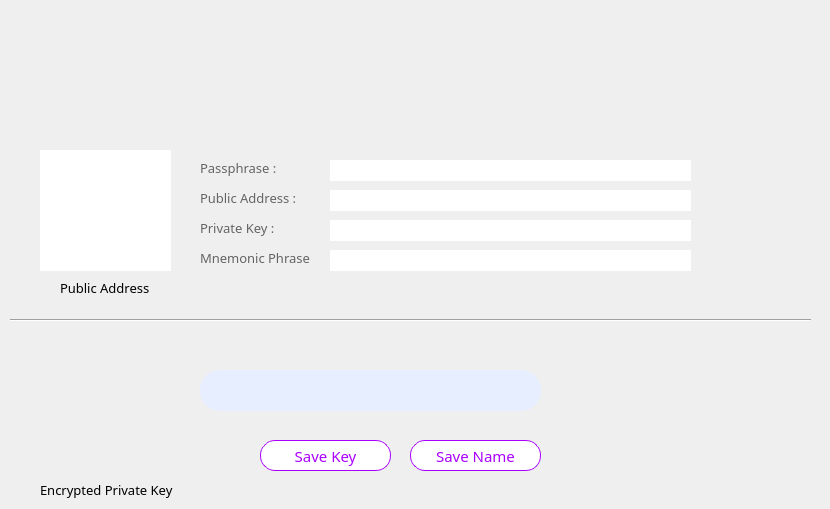
     <widget class="QWidget" name="page_7">
      <widget class="QLabel" name="label_9">
       <property name="geometry">
        <rect>
         <x>0</x>
         <y>20</y>
         <width>821</width>
         <height>101</height>
        </rect>
       </property>
       <property name="text">
        <string/>
       </property>
       <property name="pixmap">
        <pixmap>pic/warningSave.PNG</pixmap>
       </property>
       <property name="scaledContents">
        <bool>true</bool>
       </property>
      </widget>
      <widget class="QPushButton" name="pushButton_39">
       <property name="geometry">
        <rect>
         <x>700</x>
         <y>190</y>
         <width>41</width>
         <height>31</height>
        </rect>
       </property>
       <property name="cursor">
        <cursorShape>PointingHandCursor</cursorShape>
       </property>
       <property name="focusPolicy">
        <enum>Qt::NoFocus</enum>
       </property>
       <property name="autoFillBackground">
        <bool>false</bool>
       </property>
       <property name="styleSheet">
        <string notr="true">border:0px;</string>
       </property>
       <property name="text">
        <string/>
       </property>
       <property name="icon">
        <iconset>
         <normaloff>pic/purplecopy.png</normaloff>pic/purplecopy.png</iconset>
       </property>
       <property name="iconSize">
        <size>
         <width>77</width>
         <height>77</height>
        </size>
       </property>
       <property name="autoDefault">
        <bool>false</bool>
       </property>
       <property name="flat">
        <bool>true</bool>
       </property>
      </widget>
      <widget class="QPushButton" name="pushButton_40">
       <property name="geometry">
        <rect>
         <x>700</x>
         <y>220</y>
         <width>41</width>
         <height>31</height>
        </rect>
       </property>
       <property name="cursor">
        <cursorShape>PointingHandCursor</cursorShape>
       </property>
       <property name="focusPolicy">
        <enum>Qt::NoFocus</enum>
       </property>
       <property name="autoFillBackground">
        <bool>false</bool>
       </property>
       <property name="styleSheet">
        <string notr="true">border:0px;</string>
       </property>
       <property name="text">
        <string/>
       </property>
       <property name="icon">
        <iconset>
         <normaloff>pic/08.png</normaloff>pic/08.png</iconset>
       </property>
       <property name="iconSize">
        <size>
         <width>28</width>
         <height>28</height>
        </size>
       </property>
       <property name="flat">
        <bool>true</bool>
       </property>
      </widget>
      <widget class="QPushButton" name="pushButton_41">
       <property name="geometry">
        <rect>
         <x>700</x>
         <y>160</y>
         <width>41</width>
         <height>31</height>
        </rect>
       </property>
       <property name="cursor">
        <cursorShape>PointingHandCursor</cursorShape>
       </property>
       <property name="focusPolicy">
        <enum>Qt::NoFocus</enum>
       </property>
       <property name="autoFillBackground">
        <bool>false</bool>
       </property>
       <property name="styleSheet">
        <string notr="true">border:0px;</string>
       </property>
       <property name="text">
        <string/>
       </property>
       <property name="icon">
        <iconset>
         <normaloff>pic/08.png</normaloff>pic/08.png</iconset>
       </property>
       <property name="iconSize">
        <size>
         <width>28</width>
         <height>28</height>
        </size>
       </property>
       <property name="flat">
        <bool>true</bool>
       </property>
      </widget>
      <widget class="QPushButton" name="pushButton_42">
       <property name="geometry">
        <rect>
         <x>700</x>
         <y>250</y>
         <width>41</width>
         <height>31</height>
        </rect>
       </property>
       <property name="cursor">
        <cursorShape>PointingHandCursor</cursorShape>
       </property>
       <property name="focusPolicy">
        <enum>Qt::NoFocus</enum>
       </property>
       <property name="autoFillBackground">
        <bool>false</bool>
       </property>
       <property name="styleSheet">
        <string notr="true">border:0px;</string>
       </property>
       <property name="text">
        <string/>
       </property>
       <property name="icon">
        <iconset>
         <normaloff>pic/purplecopy.png</normaloff>pic/purplecopy.png</iconset>
       </property>
       <property name="iconSize">
        <size>
         <width>77</width>
         <height>77</height>
        </size>
       </property>
       <property name="autoDefault">
        <bool>false</bool>
       </property>
       <property name="flat">
        <bool>true</bool>
       </property>
      </widget>
      <widget class="Line" name="line_50">
       <property name="geometry">
        <rect>
         <x>10</x>
         <y>310</y>
         <width>801</width>
         <height>20</height>
        </rect>
       </property>
       <property name="orientation">
        <enum>Qt::Horizontal</enum>
       </property>
      </widget>
      <widget class="QLabel" name="label_10">
       <property name="geometry">
        <rect>
         <x>40</x>
         <y>150</y>
         <width>131</width>
         <height>121</height>
        </rect>
       </property>
       <property name="styleSheet">
        <string notr="true">background-color: rgb(255, 255, 255);</string>
       </property>
       <property name="text">
        <string/>
       </property>
       <property name="scaledContents">
        <bool>true</bool>
       </property>
      </widget>
      <widget class="QLabel" name="label_59">
       <property name="geometry">
        <rect>
         <x>60</x>
         <y>280</y>
         <width>91</width>
         <height>16</height>
        </rect>
       </property>
       <property name="font">
        <font>
         <family>等线</family>
         <pointsize>10</pointsize>
        </font>
       </property>
       <property name="text">
        <string>Public Address</string>
       </property>
      </widget>
      <widget class="QLabel" name="label_60">
       <property name="geometry">
        <rect>
         <x>40</x>
         <y>480</y>
         <width>141</width>
         <height>20</height>
        </rect>
       </property>
       <property name="font">
        <font>
         <family>等线</family>
         <pointsize>10</pointsize>
        </font>
       </property>
       <property name="text">
        <string>Encrypted Private Key</string>
       </property>
      </widget>
      <widget class="QLabel" name="label_25">
       <property name="geometry">
        <rect>
         <x>200</x>
         <y>190</y>
         <width>101</width>
         <height>16</height>
        </rect>
       </property>
       <property name="font">
        <font>
         <family>等线</family>
         <pointsize>10</pointsize>
        </font>
       </property>
       <property name="styleSheet">
        <string notr="true">color: rgb(100, 100, 100);</string>
       </property>
       <property name="text">
        <string>Public Address :</string>
       </property>
      </widget>
      <widget class="QLabel" name="label_26">
       <property name="geometry">
        <rect>
         <x>200</x>
         <y>160</y>
         <width>101</width>
         <height>16</height>
        </rect>
       </property>
       <property name="font">
        <font>
         <family>等线</family>
         <pointsize>10</pointsize>
        </font>
       </property>
       <property name="styleSheet">
        <string notr="true">
color: rgb(100, 100, 100);</string>
       </property>
       <property name="text">
        <string>Passphrase :</string>
       </property>
      </widget>
      <widget class="QLabel" name="label_27">
       <property name="geometry">
        <rect>
         <x>200</x>
         <y>220</y>
         <width>111</width>
         <height>16</height>
        </rect>
       </property>
       <property name="font">
        <font>
         <family>等线</family>
         <pointsize>10</pointsize>
        </font>
       </property>
       <property name="styleSheet">
        <string notr="true">color: rgb(100, 100, 100);</string>
       </property>
       <property name="text">
        <string>Private Key :</string>
       </property>
      </widget>
      <widget class="QLabel" name="label_28">
       <property name="geometry">
        <rect>
         <x>200</x>
         <y>250</y>
         <width>111</width>
         <height>16</height>
        </rect>
       </property>
       <property name="font">
        <font>
         <family>等线</family>
         <pointsize>10</pointsize>
        </font>
       </property>
       <property name="styleSheet">
        <string notr="true">color: rgb(100, 100, 100);</string>
       </property>
       <property name="text">
        <string>Mnemonic Phrase :</string>
       </property>
      </widget>
      <widget class="QLineEdit" name="lineEdit_21">
       <property name="geometry">
        <rect>
         <x>330</x>
         <y>160</y>
         <width>361</width>
         <height>21</height>
        </rect>
       </property>
       <property name="font">
        <font>
         <family>等线</family>
         <pointsize>10</pointsize>
        </font>
       </property>
       <property name="focusPolicy">
        <enum>Qt::StrongFocus</enum>
       </property>
       <property name="toolTip">
        <string/>
       </property>
       <property name="statusTip">
        <string/>
       </property>
       <property name="whatsThis">
        <string/>
       </property>
       <property name="accessibleName">
        <string/>
       </property>
       <property name="accessibleDescription">
        <string/>
       </property>
       <property name="styleSheet">
        <string notr="true">
QLineEdit[echoMode=&quot;2&quot;] {
    lineedit-password-character:42;
}
</string>
       </property>
       <property name="frame">
        <bool>false</bool>
       </property>
       <property name="echoMode">
        <enum>QLineEdit::Password</enum>
       </property>
      </widget>
      <widget class="QLineEdit" name="lineEdit_22">
       <property name="geometry">
        <rect>
         <x>330</x>
         <y>190</y>
         <width>361</width>
         <height>21</height>
        </rect>
       </property>
       <property name="font">
        <font>
         <family>等线</family>
         <pointsize>10</pointsize>
        </font>
       </property>
       <property name="focusPolicy">
        <enum>Qt::StrongFocus</enum>
       </property>
       <property name="styleSheet">
        <string notr="true">QLineEdit[echoMode=&quot;2&quot;] {
    lineedit-password-character: 42;
}</string>
       </property>
       <property name="frame">
        <bool>false</bool>
       </property>
       <property name="echoMode">
        <enum>QLineEdit::Normal</enum>
       </property>
      </widget>
      <widget class="QLineEdit" name="lineEdit_23">
       <property name="geometry">
        <rect>
         <x>330</x>
         <y>220</y>
         <width>361</width>
         <height>21</height>
        </rect>
       </property>
       <property name="font">
        <font>
         <family>等线</family>
         <pointsize>10</pointsize>
        </font>
       </property>
       <property name="focusPolicy">
        <enum>Qt::StrongFocus</enum>
       </property>
       <property name="toolTip">
        <string/>
       </property>
       <property name="statusTip">
        <string/>
       </property>
       <property name="whatsThis">
        <string/>
       </property>
       <property name="accessibleName">
        <string/>
       </property>
       <property name="accessibleDescription">
        <string/>
       </property>
       <property name="styleSheet">
        <string notr="true">
QLineEdit[echoMode=&quot;2&quot;] {
    lineedit-password-character:42;
}
</string>
       </property>
       <property name="frame">
        <bool>false</bool>
       </property>
       <property name="echoMode">
        <enum>QLineEdit::Password</enum>
       </property>
      </widget>
      <widget class="QLineEdit" name="lineEdit_24">
       <property name="geometry">
        <rect>
         <x>330</x>
         <y>250</y>
         <width>361</width>
         <height>21</height>
        </rect>
       </property>
       <property name="font">
        <font>
         <family>等线</family>
         <pointsize>10</pointsize>
        </font>
       </property>
       <property name="focusPolicy">
        <enum>Qt::StrongFocus</enum>
       </property>
       <property name="styleSheet">
        <string notr="true">QLineEdit[echoMode=&quot;2&quot;] {
    lineedit-password-character: 42;
}</string>
       </property>
       <property name="frame">
        <bool>false</bool>
       </property>
       <property name="echoMode">
        <enum>QLineEdit::Normal</enum>
       </property>
      </widget>
      <widget class="QPushButton" name="SaveKey">
       <property name="geometry">
        <rect>
         <x>260</x>
         <y>440</y>
         <width>131</width>
         <height>31</height>
        </rect>
       </property>
       <property name="font">
        <font>
         <family>微软雅黑 Light</family>
         <pointsize>11</pointsize>
        </font>
       </property>
       <property name="cursor">
        <cursorShape>PointingHandCursor</cursorShape>
       </property>
       <property name="focusPolicy">
        <enum>Qt::NoFocus</enum>
       </property>
       <property name="styleSheet">
        <string notr="true">border-width: 1px;
border-color: rgb(170, 0, 255);
background-color: rgb(255, 255, 255);
color: rgb(170, 0, 255);
border-radius:15px;
border-style:solid; 
</string>
       </property>
       <property name="text">
        <string>Save Key</string>
       </property>
       <property name="flat">
        <bool>true</bool>
       </property>
      </widget>
      <widget class="QLineEdit" name="lineEdit_25">
       <property name="geometry">
        <rect>
         <x>200</x>
         <y>370</y>
         <width>341</width>
         <height>41</height>
        </rect>
       </property>
       <property name="font">
        <font>
         <family>微软雅黑</family>
         <pointsize>10</pointsize>
        </font>
       </property>
       <property name="focusPolicy">
        <enum>Qt::StrongFocus</enum>
       </property>
       <property name="styleSheet">
        <string notr="true">border:0px;
border-radius:20px;

background-color: rgb(230, 238, 255);</string>
       </property>
       <property name="text">
        <string/>
       </property>
      </widget>
      <widget class="QPushButton" name="SaveName">
       <property name="geometry">
        <rect>
         <x>410</x>
         <y>440</y>
         <width>131</width>
         <height>31</height>
        </rect>
       </property>
       <property name="font">
        <font>
         <family>微软雅黑 Light</family>
         <pointsize>11</pointsize>
        </font>
       </property>
       <property name="cursor">
        <cursorShape>PointingHandCursor</cursorShape>
       </property>
       <property name="focusPolicy">
        <enum>Qt::NoFocus</enum>
       </property>
       <property name="styleSheet">
        <string notr="true">border-width: 1px;
border-color: rgb(170, 0, 255);
background-color: rgb(255, 255, 255);
color: rgb(170, 0, 255);
border-radius:15px;
border-style:solid; 
</string>
       </property>
       <property name="text">
        <string>Save Name</string>
       </property>
       <property name="flat">
        <bool>true</bool>
       </property>
      </widget>
      <widget class="QPushButton" name="pushButton_21">
       <property name="geometry">
        <rect>
         <x>40</x>
         <y>340</y>
         <width>131</width>
         <height>131</height>
        </rect>
       </property>
       <property name="font">
        <font>
         <family>等线</family>
         <pointsize>16</pointsize>
        </font>
       </property>
       <property name="cursor">
        <cursorShape>PointingHandCursor</cursorShape>
       </property>
       <property name="focusPolicy">
        <enum>Qt::NoFocus</enum>
       </property>
       <property name="autoFillBackground">
        <bool>false</bool>
       </property>
       <property name="styleSheet">
        <string notr="true">border:0px;</string>
       </property>
       <property name="text">
        <string/>
       </property>
       <property name="icon">
        <iconset>
         <normaloff>pic/disvispri.PNG</normaloff>pic/disvispri.PNG</iconset>
       </property>
       <property name="iconSize">
        <size>
         <width>131</width>
         <height>131</height>
        </size>
       </property>
       <property name="flat">
        <bool>true</bool>
       </property>
      </widget>
     </widget>
